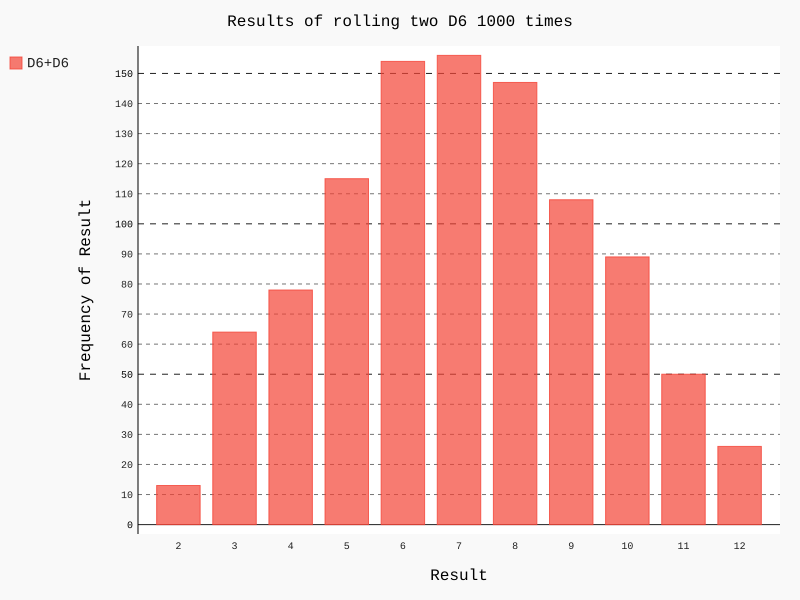

The Python source for this figure:
from die import Die
import pygal
#创建2个骰子
die_1=Die()
die_2=Die()

results=[]
for roll_num in range(1000):
	result=die_1.roll()+die_2.roll()
	results.append(result)

#分析结果
frequencies=[]#装的出现次数
max_result=die_1.num_sides+die_2.num_sides
for value in range(2,max_result+1):
	frequency=results.count(value)
	#count用来统计
	frequencies.append(frequency)
#对结果可视化
hist=pygal.Bar()
hist.title="Results of rolling two D6 1000 times"
hist.x_labels=['2','3','4','5','6','7','8','9','10','11','12']

hist.x_title="Result"
hist.y_title="Frequency of Result"

hist.add('D6+D6',frequencies)
hist.render_to_file('dice_visual.svg')
#print(frequencies)
